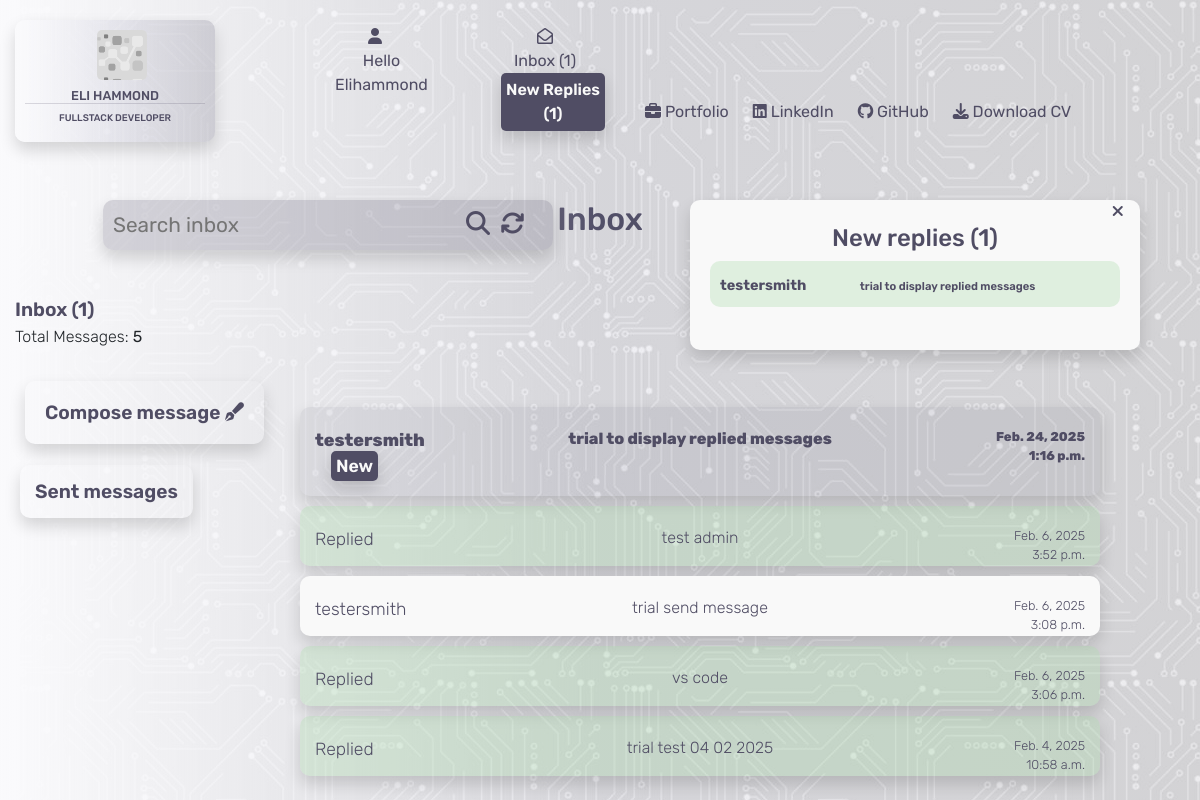
Screenshot of /contacts/ (signed in) with the database file from the repository.
### contacts/models.py (models this page shows)
class Contacts(models.Model):
    class Meta:
        verbose_name_plural = "Contacts"
    name = models.CharField(max_length=26)
    send_to = models.CharField(max_length=240)
    subject = models.CharField(max_length=52, null=True, blank=True)
    email = models.EmailField()
    phone = models.IntegerField()
    message = models.TextField()
    date = models.DateField(auto_now_add=True)
    time = models.TimeField(auto_now_add=True)
    read = models.BooleanField(default=False)
    has_reply = models.BooleanField(default=False)
    new_reply = models.BooleanField(default=False)

### contacts/views.py (the view)
# urls.py: path('', views.contacts, name='contacts'),
@login_required
def contacts(request):
    inbox = Contacts.objects.all().order_by('-date', '-time')
    replied = Replied.objects.all()
    if request.GET:
        if 'q' in request.GET:
            query = request.GET['q']
            queries = Q(name__icontains=query) | Q(subject__icontains=query) | Q(message__icontains=query)
            inbox = inbox.filter(queries)
    context = {
        'inbox': inbox,
        'replied': replied,
    }
    return render(request, 'contacts/contacts.html', context)

### contacts/templates/contacts/contacts.html (shortened to what this page needs)
{% extends "base.html" %}
{% load static %}
{% block content %}
<div class="container-fluid">
    <div class="row">
        <div class="col-4">
            <form action="{% url 'contacts' %}" method="GET" class="d-none d-lg-block">
                <div class="search-bar-container">
                    <input class="search-bar shadow ml-5" type="text" name="q" placeholder="Search inbox">
                    <button class="search-refresh-btn" type="submit">
                        <i class="fas fa-search"></i>
                    </button>
                    <a href="{% url 'contacts' %}" class="search-refresh-btn" title="reset your search">
                        <i class="fa-solid fa-arrows-rotate"></i>
                    </a>
                </div>
            </form>
        </div>
        <div class="col-4">
            <h2 class="header">Inbox</h2>
        </div>
        <div class="col-4">
            {% if total_reply >= 1 %}
            <div class="new-reply-load-box shadow d-none d-md-block">
                <div class="reply-box-close"><i class="fa-solid fa-xmark"></i></div>
                <h4>New replies ({{ total_reply }})</h4>
                {% for i in inbox %}
                {% if i.new_reply %}
                <a href="{% url 'open_message' i.id %}">
                  <div class="new-reply-load">
                    <span class="new-reply-name">{{ i.name }}</span>
                    <span class="new-reply-subject">{{ i.subject }}</span>
                  </div>
                </a>
                {% endif %}
                {% endfor %}
            </div>
            {% endif %}
        </div>
    </div>
    <div class="inbox-header">
        Inbox ({{ unread_messages }})
    </div>
    <div class="inbox-subheader">
        Total Messages: <strong>{{ message_count }}</strong>
    </div>
    <div class="row">
        <div class="col-12 col-md-6 col-sm-12">
            <div>
                <a href="{% url 'compose_message' %}" class="compose shadow">Compose message <i class="fa-solid fa-pen-fancy"></i></a>
            </div>
            <div class="d-lg-block d-none">
                <a href="{% url 'sent_messages' %}" class="sent-messages shadow">Sent messages </a>
            </div>
        </div>
    </div>
    <div class="all-inbox-display">
        {% for i in inbox %}
        <div class="row">
            <div class="col-lg-3 d-none d-lg-block">
            </div>
            {% if i.send_to == user.username %}
            <div class="col-lg-8 col-md-12">
                <div class="message-display">
                    <div class="row message-container {% if i.read %}opened-message{% else %}unread-message{% endif %} shadow">
                        <div class="col-3">
                            <a href="{% url 'open_message' i.id %}">
                                <p class="inbox-name">{{ i.name }}{% if i.new_reply == True %} <span class="new-reply ml-3 shadow">New</span>
                                    {% endif %}
                                </p>
                            </a>
                        </div>
                        <div class="col-6">
                            <div class="d-none d-md-block">
                                <a href="{% url 'open_message' i.id %}">
                                    {% if i.subject %}
                                    <p class="inbox-subject">{{ i.subject }}</p>
                                    {% else %}
                                    <p class="inbox-subject">no subject</p>
                                    {% endif %}
                                </a>
                            </div>
                        </div>
                        <div class="col-3">
                            <a href="{% url 'open_message' i.id %}">
                                <p class="inbox-date-time">{{ i.date }} <span class="d-none d-md-block">{{ i.time }}</span></p>
                            </a>
                        </div>
                    </div>
                </div>
            </div>
            {% endif %}
            <div class="col-1 d-none d-lg-block"></div>
        </div>
        {% if i.name == user.username %}
        <div class="row">
            <div class="col-lg-3 d-none d-lg-block"></div>
            {% if i.has_reply == True %}
            <div class="col-lg-8 col-md-12">
                <div class="message-display">
                    <div class="row message-container message-row-replied {% if i.read %}opened-message{% else %}unread-message{% endif %} shadow">
                        <div class="col-3">
                            <a href="{% url 'open_message' i.id %}">
                                <p class="inbox-name">Replied </p>
                            </a>
                        </div>
                        <div class="col-6">
                            <div class="d-none d-md-block">
                                <a href="{% url 'open_message' i.id %}">
                                    {% if i.subject %}
                                    <p class="inbox-subject">{{ i.subject }}</p>
                                    {% else %}
                                    <p class="inbox-subject">no subject</p>
                                    {% endif %}
                                </a>
                            </div>
                        </div>
                        <div class="col-3">
                            <a href="{% url 'open_message' i.id %}">
                                <p class="inbox-date-time">{{ i.date }} <span class="d-none d-md-block">{{ i.time }}</span></p>
                            </a>
                        </div>
                    </div>
                </div>
            </div>
            {% endif %}
            <div class="col-1 d-none d-lg-block"></div>
        </div>
        {% endif %}
        {% endfor %}
    </div>
</div>
{% endblock %}

### templates/base.html (shortened to what this page needs)
{% load static %}
<!DOCTYPE html>
<html lang="en">
<head>
    {% block corecss %}
        <link rel="stylesheet" href="https://stackpath.bootstrapcdn.com/bootstrap/4.4.1/css/bootstrap.min.css">
        <link rel="stylesheet" href="https://cdnjs.cloudflare.com/ajax/libs/font-awesome/6.6.0/css/all.min.css">
        <link rel="stylesheet" href="https://cdnjs.cloudflare.com/ajax/libs/font-awesome/6.6.0/css/all.min.css">
        <link rel="stylesheet" href="{% static 'css/base.css' %}">
    {% endblock %}
</head>
<body>
    <div class="opaque"></div>
    <header>
        <nav>
            <div class="container-fluid">
                <div class="row">
                    <div class="col-md-3">
                        <a href="{% url 'home' %}">
                            <div class="logo shadow">
                                <div class="logo-logo"></div>
                                <h5>Eli Hammond</h5>
                                <h6>Fullstack Developer</h6>
                            </div>
                        </a>
                    </div>
                    <div class="col-lg-3 col-md-6">
                        <div class="row">
                            <div class="col-md-6">
                                <div class="dropdown">
                                    <div class="dropbtn">
                                        <div class="icon"><i class="fa-solid fa-user"></i></div>
                                        {% if request.user.is_authenticated %}
                                            <div class="hello">
                                                <span class="d-none d-md-block">Hello</span> {{ user.username|capfirst }}
                                            </div>
                                        {% else %}
                                            Login/Register
                                        {% endif %}
                                    </div>
                                </div>
                            </div>
                            <div class="col-md-6 d-none d-md-block">
                                {% if request.user.is_authenticated %}
                                    <div class="message-box">
                                        <a href="{% url 'contacts' %}">
                                            <div class="icon"><i class="fa-regular fa-envelope-open"></i></div>
                                            Inbox ({{ unread_messages }})
                                            {% if total_reply >= 1 %} <p class="new-reply ml-3 shadow">New Replies ({{ total_reply }})</p>{% endif %}
                                        </a>
                                    </div>
                                {% endif %}
                            </div>
                        </div>
                    </div>
                    <div class="col-lg-6 col-md-3">
                    </div>
                </div>
                <div class="row bottom-header">
                    <div class="col-md-6"></div>
                    <div class="col-md-6 d-none d-lg-block">
                        <ul>
                            <li>
                                <a href="{% url 'portfolio' %}">{% block custom_style %}<i class="fa-solid fa-briefcase"></i> Portfolio{% endblock %}</a>
                            </li>
                            <li>
                                <a href="https://www.linkedin.com/in/elliot-hammond-286739298/" target="_blank"><i class="fa-brands fa-linkedin"></i> LinkedIn</a>
                            </li>
                            <li>
                                <a href="https://github.com/e-h-dev" target="_blank"><i class="fa-brands fa-github"></i> GitHub</a>
                            </li>
                            <li>
                                <a href="/media/CV.pdf" target="_blank"><i class="fa-solid fa-download"></i> Download CV</a>
                            </li>
                        </ul>
                    </div>
                </div>
            </div>
        </nav>
    </header>
    {% block content %}
    {% endblock %}
</body>
</html>

### rows the page displays
Contacts: name "testersmith", subject "trial to display replied messages", new_reply "New", date "Feb. 24, 2025", time "1:16 p.m."
Contacts: subject "test admin", date "Feb. 6, 2025", time "3:52 p.m."
Contacts: name "testersmith", subject "trial send message", date "Feb. 6, 2025", time "3:08 p.m."
Contacts: subject "vs code", date "Feb. 6, 2025", time "3:06 p.m."
Contacts: subject "trial test 04 02 2025", date "Feb. 4, 2025", time "10:58 a.m."

### other values shown
{{ user.username|capfirst }} "Elihammond"
{{ unread_messages }} "1"
{{ total_reply }} "1"
{{ message_count }} "5"
